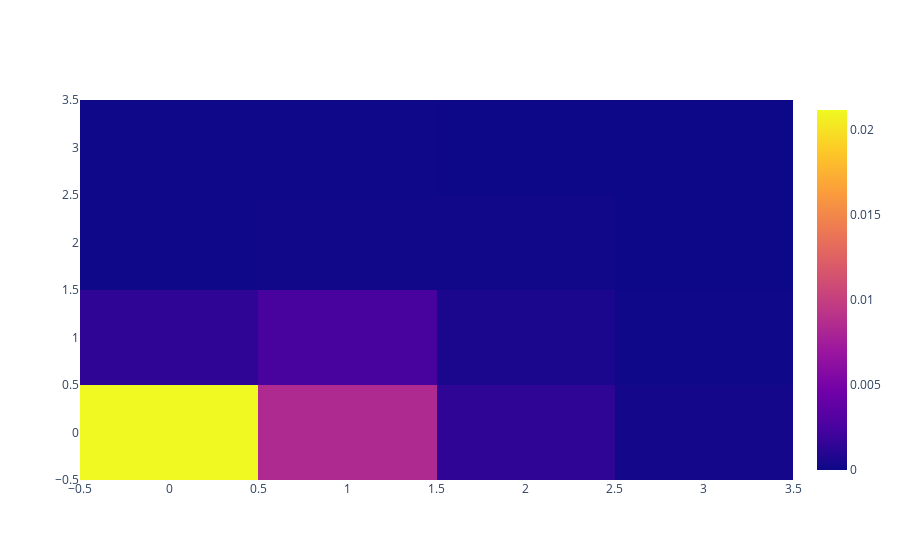
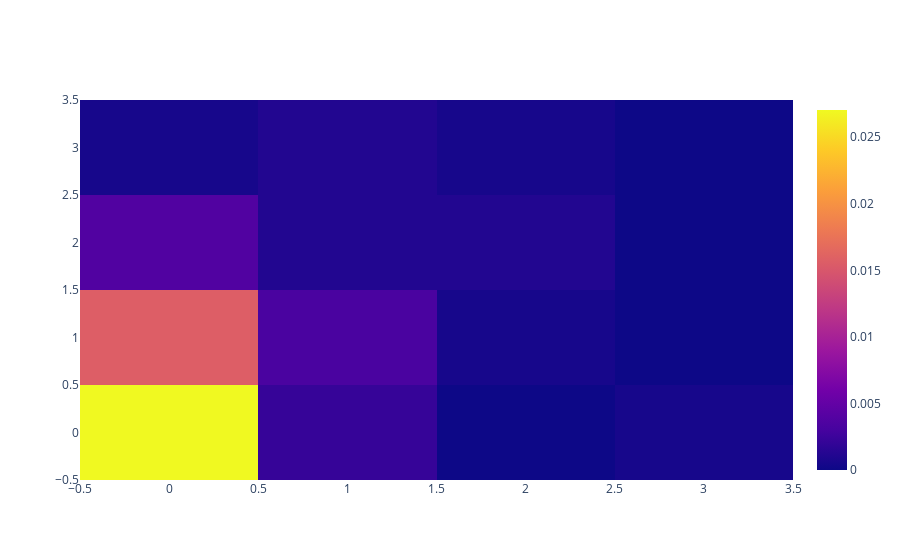
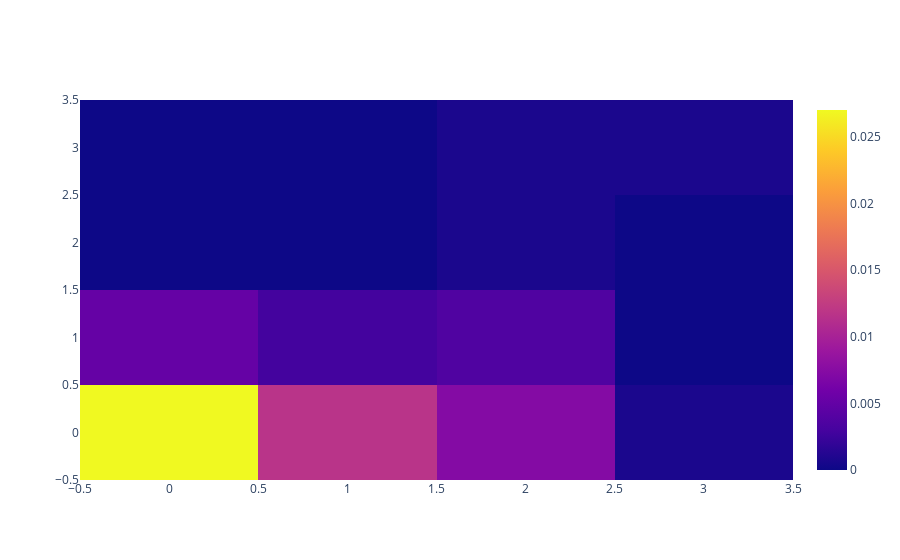
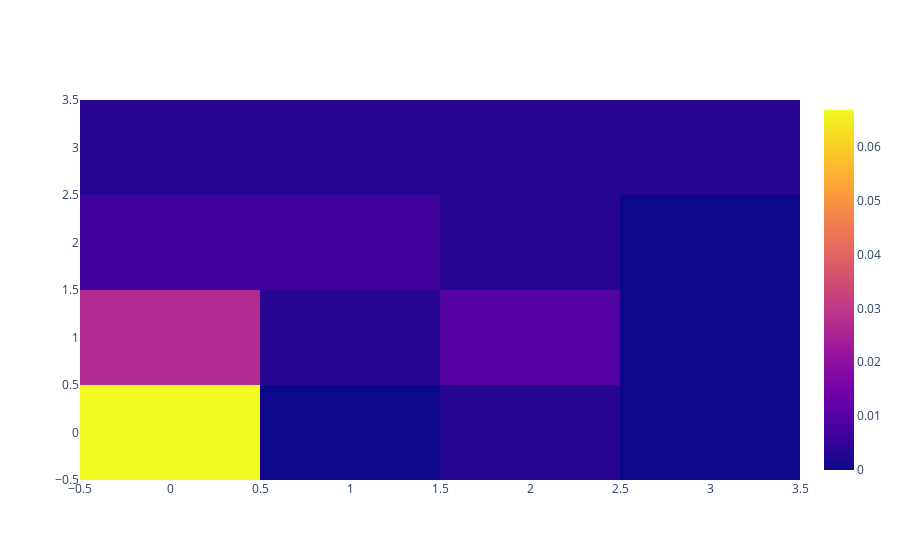

Write notebook code for charts like these, in order.
### Code cell
grouped = df.groupby('state_code')
nbins = 4

top_5_dfs = []
Plots = []
heatmaps = []
success_ratios = []
for name in top_5.keys():
    state_df = grouped.get_group(name)
    top_5_dfs.append(state_df)
    relationships = state_df['relationships']
    funding_rounds = state_df['funding_rounds']
    heatmap, xedges, yedges = np.histogram2d(relationships, funding_rounds, bins=nbins, density=True) 
    fig = go.Figure(data=go.Heatmap(z=heatmap))
    Plots.append(fig)
    heatmaps.append(heatmap)
    success_ratios.append((state_df)['status_closed'].value_counts()[0]/state_df.shape[0])
    fig.show()

### Figure 1 — Plotly figure (JSON) as saved in the notebook; plotly's stock layout.template omitted (floating-point values rounded to 4 significant figures)
{"data": [{"type": "heatmap", "z": [[0.02116, 0.008418, 0.001415, 0.000298], [0.001341, 0.002458, 0.000596, 7.45e-05], [7.45e-05, 0.000149, 0.000149, 0], [7.45e-05, 7.45e-05, 0, 0]]}], "layout": {}}

### Figure 2 — Plotly figure (JSON) as saved in the notebook; plotly's stock layout.template omitted (floating-point values rounded to 4 significant figures)
{"data": [{"type": "heatmap", "z": [[0.02705, 0.002164, 0, 0.000541], [0.01569, 0.003246, 0.000541, 0], [0.003787, 0.001082, 0.001082, 0], [0.000541, 0.001082, 0.000541, 0]]}], "layout": {}}

### Figure 3 — Plotly figure (JSON) as saved in the notebook; plotly's stock layout.template omitted (floating-point values rounded to 4 significant figures)
{"data": [{"type": "heatmap", "z": [[0.02702, 0.01168, 0.007302, 0.0007302], [0.005111, 0.002921, 0.003651, 0], [0, 0, 0.0007302, 0], [0, 0, 0.0007302, 0.0007302]]}], "layout": {}}

### Figure 4 — Plotly figure (JSON) as saved in the notebook; plotly's stock layout.template omitted (floating-point values rounded to 4 significant figures)
{"data": [{"type": "heatmap", "z": [[0.06683, 0, 0.003342, 0], [0.02673, 0.003342, 0.01003, 0], [0.006683, 0.006683, 0.003342, 0], [0.003342, 0.003342, 0.003342, 0.003342]]}], "layout": {}}
